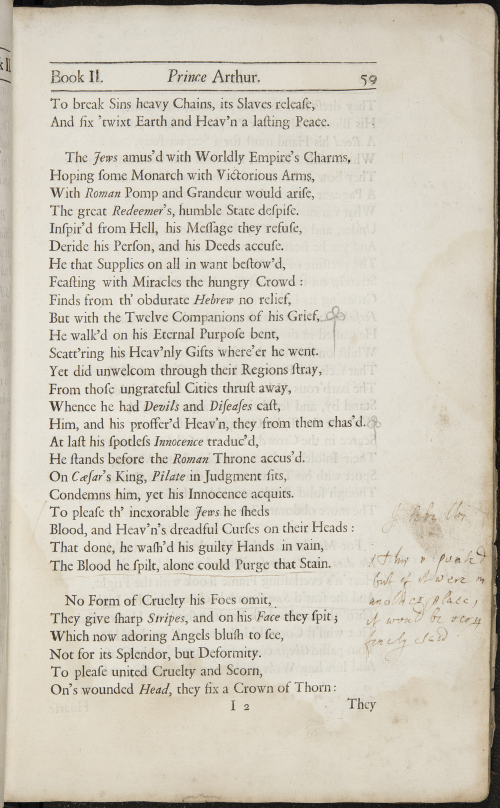
#> input picture detection/sample/1019.png, 1000 x 1616 px (shown at 1/2 size)
$ python -i CannyEngine.py   (imports and definitions only)   (older library calls are emulated)
#> lines starting #> are read from the running program, lines starting #| are printed output that depends on the picture; after the words box and inside, x2 and y2 are one past the last pixel; in counts of white or black regions, pixels touching at a corner belong together
#> further down, picture is the input picture: shape (1616, 1000, 3); mean B, G, R 188.9, 202.3, 208.3
### detection/lib/model/ImageROI.py
"""
Image ROI data object that stores the information of the bounding boxes
"""

class ImageROI:
    # [60 lines left out: functions __init__, toString, roi_to_csv, csv_to_roi, not called in this run]

### detection/lib/CannyEngine.py

from .model.ImageROI import ImageROI
from .utils.RoiUtils import *
import cv2
import numpy
#Based on http://www.danvk.org/2015/01/07/finding-blocks-of-text-in-an-image-using-python-opencv-and-numpy.html

#Class for detecting ROIs using Canny Image Detection

class CannyEngine:
        def __init__(self):
                pass

        def image_to_data(self, img):
                """
                Given an image as a numpy array (PIL or opencv image)
                find ROIs using Canny Image Detection
                Returns a list of ImageROI objects denoting ROIs found.
                """
                #white if px >225 or near px that is >225. Black if below 200
                img = cv2.bilateralFilter(img,9,75,75)
                img=cv2.Canny(img,150,225)
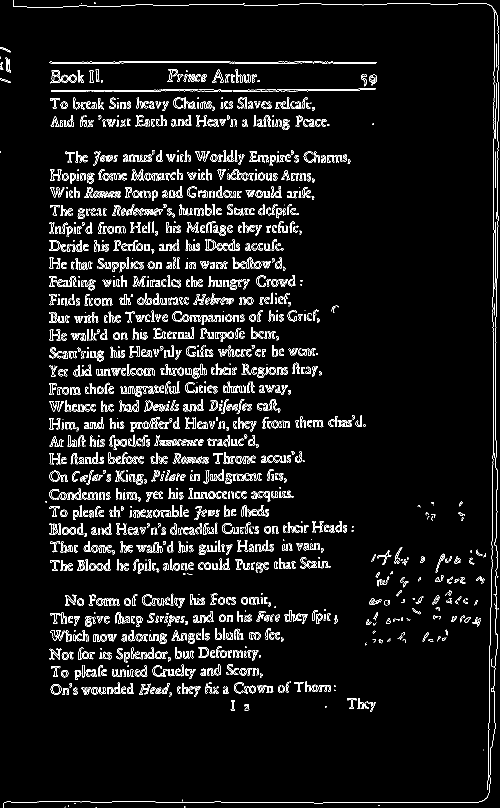
#> img: shape (1616, 1000) (shown at 1/2 size); 5.5% white in thin lines or dots
                img = cv2.medianBlur(img,3)
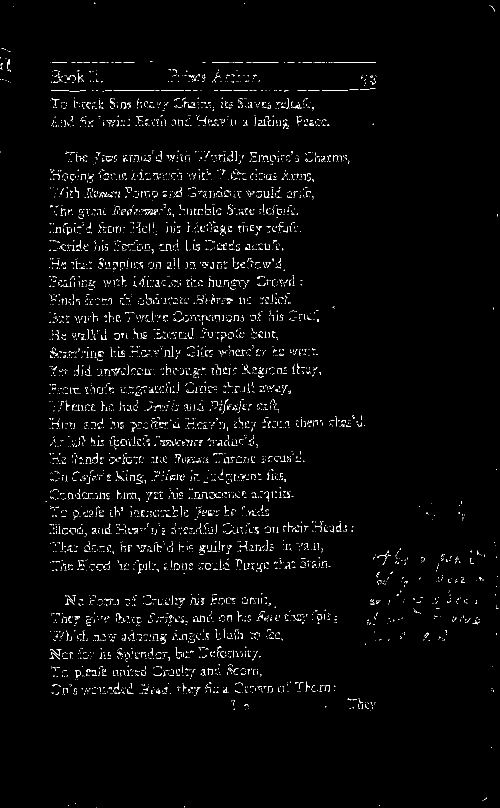
#> img: shape (1616, 1000) (shown at 1/2 size); 1.9% white in thin lines or dots
                for i in range(1,7):
                        ker=cv2.getStructuringElement(cv2.MORPH_RECT,(i,i))
                        img=cv2.dilate(img,ker,i)
                        img = cv2.morphologyEx(img, cv2.MORPH_OPEN, ker)
#> this loop made 6 passes
#> pass 2, in image_to_data, `img=cv2.dilate(img,ker,i)`:
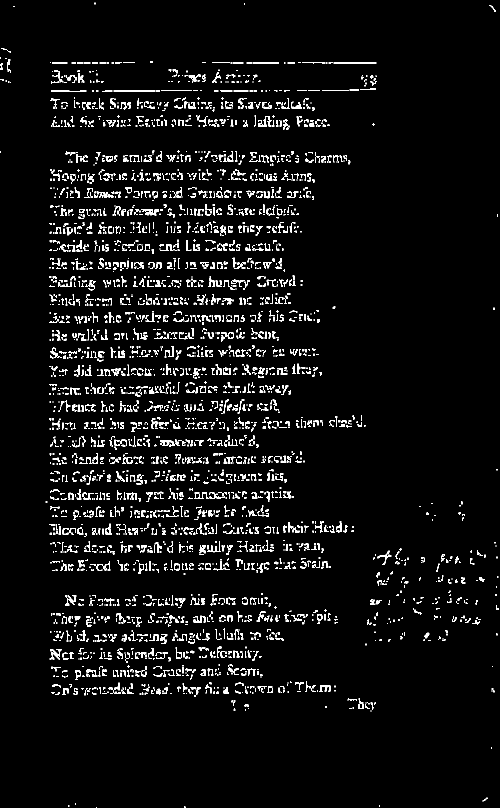
#> img: shape (1616, 1000) (shown at 1/2 size); 4.7% white in thin lines or dots
#> pass 2, in image_to_data, `img = cv2.morphologyEx(img, cv2.MORPH_OPEN, ker)`:
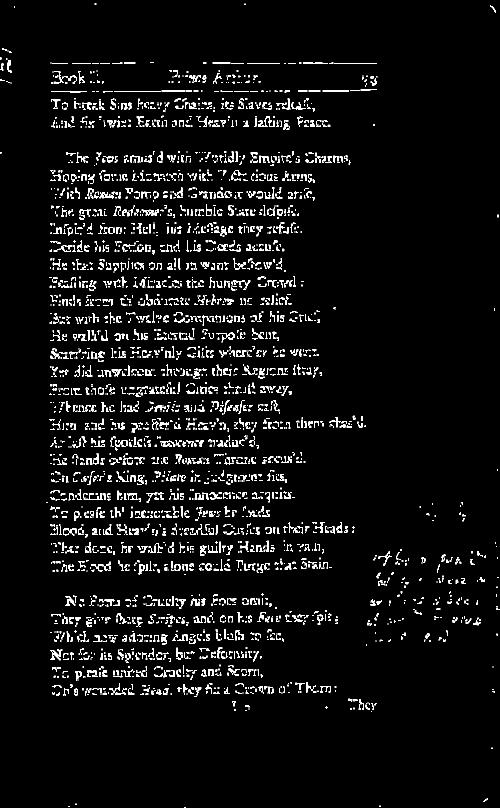
#> img: shape (1616, 1000) (shown at 1/2 size); 4.7% white in thin lines or dots
#> pass 3, in image_to_data, `img=cv2.dilate(img,ker,i)`:
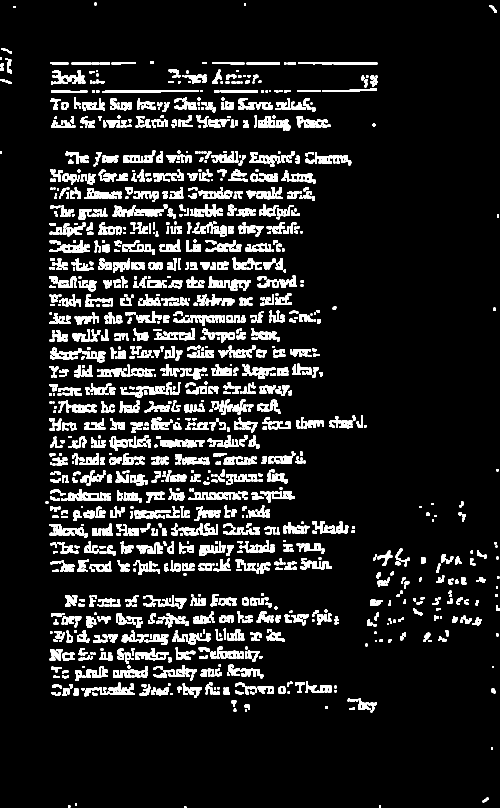
#> img: shape (1616, 1000) (shown at 1/2 size); 10.9% white; 1540 white regions (91 under 20 px), largest, box (x1, y1, x2, y2) and area: (169, 376, 243, 398) 905, (377, 984, 462, 1000) 872, (320, 879, 394, 895) 815
#> after the loop:
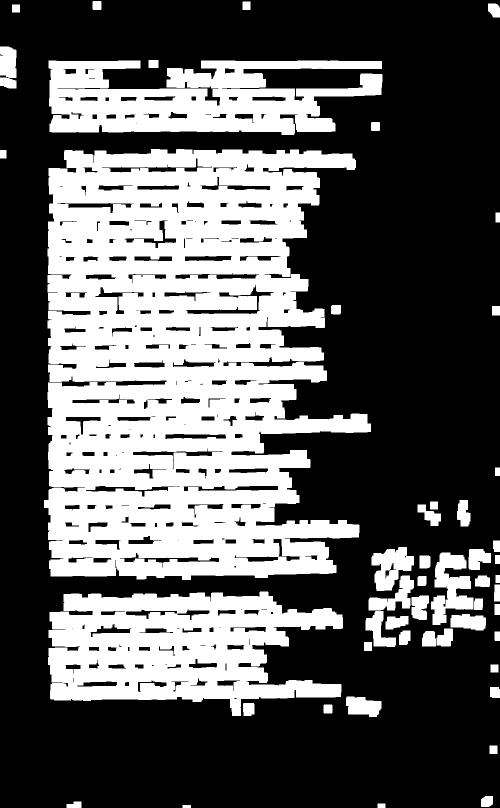
#> img: shape (1616, 1000) (shown at 1/2 size); 36.7% white; 50 white regions

                ret,thresh=cv2.threshold(img,127,255,cv2.THRESH_BINARY)

                im2 ,countours, hr = cv2.findContours(img,cv2.RETR_EXTERNAL, cv2.CHAIN_APPROX_SIMPLE)
#> countours = 50 contours; largest, box (x1, y1, x2, y2) and area: (88, 298, 742, 1160) 428407, (96, 1183, 686, 1432) 99025, (97, 121, 765, 270) 67204, (862, 1105, 947, 1250) 6426, (743, 1094, 828, 1182) 4478; hr = 50 rows, first 6: [1, -1, -1, -1], [2, 0, -1, -1], [3, 1, -1, -1], [4, 2, -1, -1], [5, 3, -1, -1], [6, 4, -1, -1]

                areas=[]
                canvas = numpy.zeros(img.shape)

                for cntr in countours :
                        x,y,w,h=cv2.boundingRect(cntr)
                        areas.append(ImageROI(x,y,w,h))
#> this loop made 50 passes
#> (x, y, w, h) on passes 3, 4, 6, 7, 8, 9, 12, 13, 14, 15, 16, 17: (133, 1603, 30, 13), (962, 1592, 24, 22), (647, 1409, 18, 18), (486, 1406, 23, 26), (692, 1393, 71, 41), (980, 1374, 20, 22), (989, 1263, 11, 19), (844, 1262, 28, 31), (798, 1261, 23, 29), (873, 1257, 33, 36), (771, 1232, 46, 27), (901, 1228, 71, 33)
#> (cntr, x, y, w, h) on passes 1, 2, 5, 10, 11, 19: ([[365, 1610], [365, 1615], [381, 1615], [381, 1610]], 365, 1610, 17, 6), ([[755, 1607], [755, 1615], [770, 1615], [770, 1607]], 755, 1607, 16, 9), ([[979, 1491], [979, 1507], [994, 1507], [994, 1491]], 979, 1491, 16, 17), ([[981, 1329], [981, 1344], [996, 1344], [996, 1329]], 981, 1329, 16, 16), ([[728, 1284], [728, 1301], [743, 1301], [743, 1284]], 728, 1284, 16, 18), ([[989, 1208], [989, 1229], [999, 1229], [999, 1208]], 989, 1208, 11, 22)
#> after the loop, areas = 50 items
                return areas

        def image_to_data_easy(self, img):
                """
                Takes an image and returns basic bounding boxes
                with simple countour based merge.
                """
                preproc=CannyEngine.CannyBoxes(img)
                final=CountourMerge(img.shape,preproc)
                return final

>>> import cv2
>>> picture = cv2.imread('../sample/1019.png')
>>> result = CannyEngine().image_to_data(picture)
#> result = 50 items

$ run again, on detection/sample/1057.png
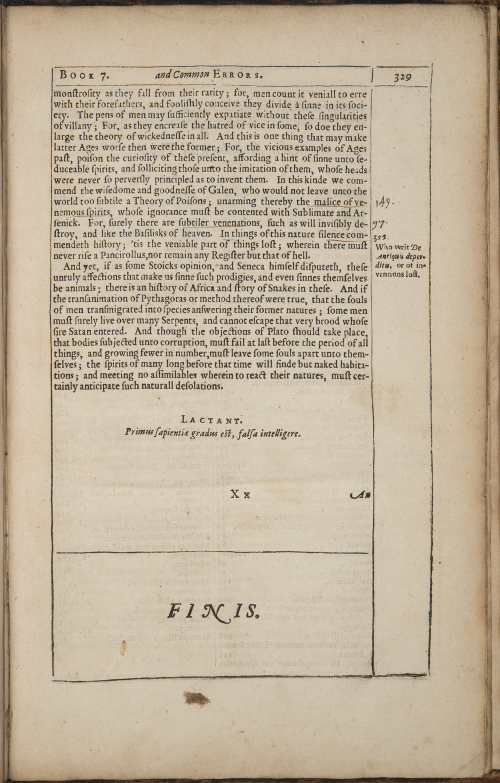
#> input picture detection/sample/1057.png, 1000 x 1566 px (shown at 1/2 size)
#> picture is the input picture: shape (1566, 1000, 3); mean B, G, R 155.6, 177.8, 192.5
#> in image_to_data, `img=cv2.Canny(img,150,225)`:
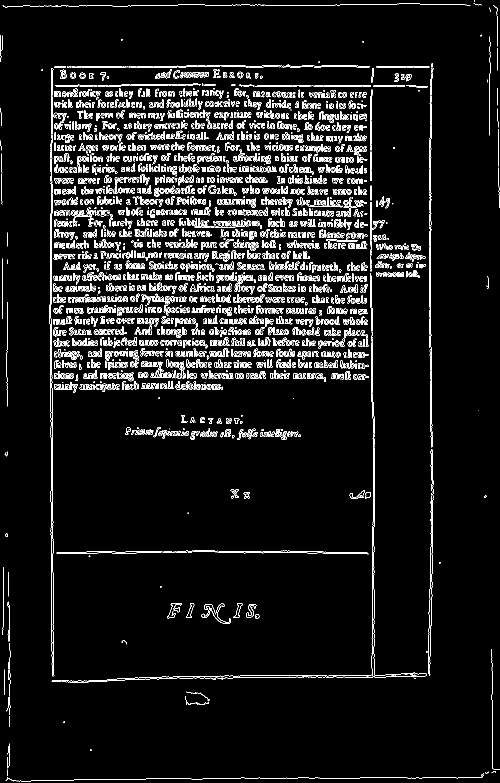
#> img: shape (1566, 1000) (shown at 1/2 size); 6.3% white in thin lines or dots
#> after the loop in image_to_data, `for i in range(1,7):`:
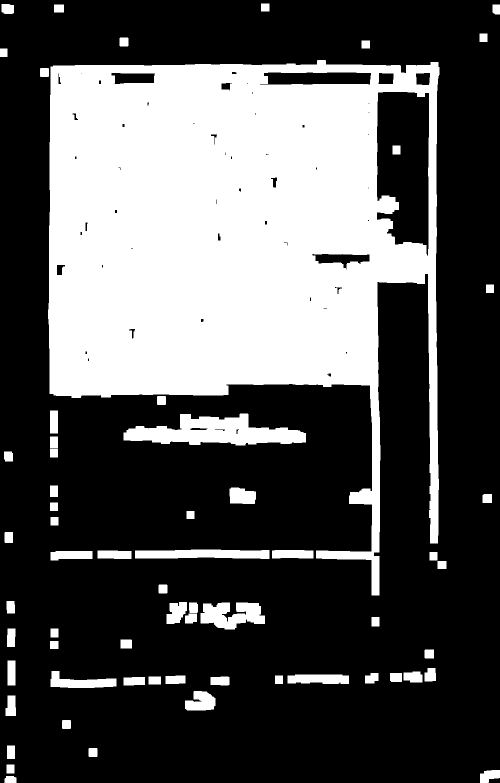
#> img: shape (1566, 1000) (shown at 1/2 size); 32.9% white; 63 white regions
#> countours = 62 contours; largest, box (x1, y1, x2, y2) and area: (96, 120, 879, 1191) 495481, (247, 827, 612, 891) 13340, (401, 1205, 530, 1259) 4535, (270, 1099, 539, 1118) 4100, (101, 1342, 233, 1376) 2279; hr = 62 rows, first 6: [1, -1, -1, -1], [2, 0, -1, -1], [3, 1, -1, -1], [4, 2, -1, -1], [5, 3, -1, -1], [6, 4, -1, -1]
#> the loop in image_to_data, `for cntr in countours :` made 62 passes
#> (x, y, w, h) on passes 1, 2, 4, 6, 7, 8, 9, 10: (9, 1552, 24, 14), (960, 1540, 40, 26), (177, 1496, 18, 18), (124, 1440, 18, 18), (11, 1391, 21, 41), (370, 1382, 61, 39), (247, 1354, 43, 17), (421, 1353, 38, 18)

$ run again, on detection/sample/1091.png
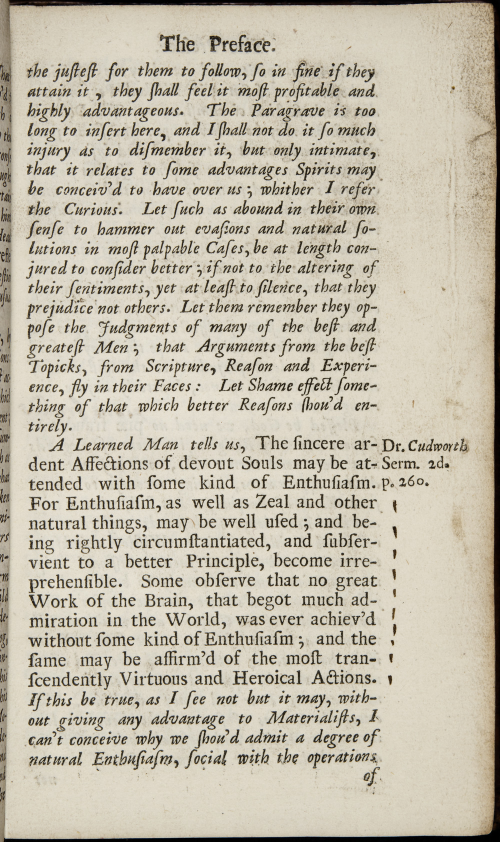
#> input picture detection/sample/1091.png, 1000 x 1684 px (shown at 1/2 size)
#> picture is the input picture: shape (1684, 1000, 3); mean B, G, R 169.4, 186.1, 193.1
#> in image_to_data, `img=cv2.Canny(img,150,225)`:
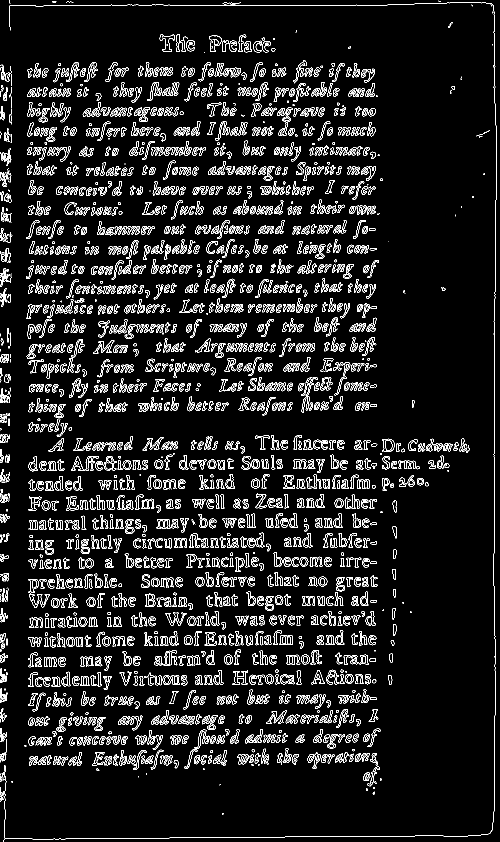
#> img: shape (1684, 1000) (shown at 1/2 size); 7.8% white in thin lines or dots
#> after the loop in image_to_data, `for i in range(1,7):`:
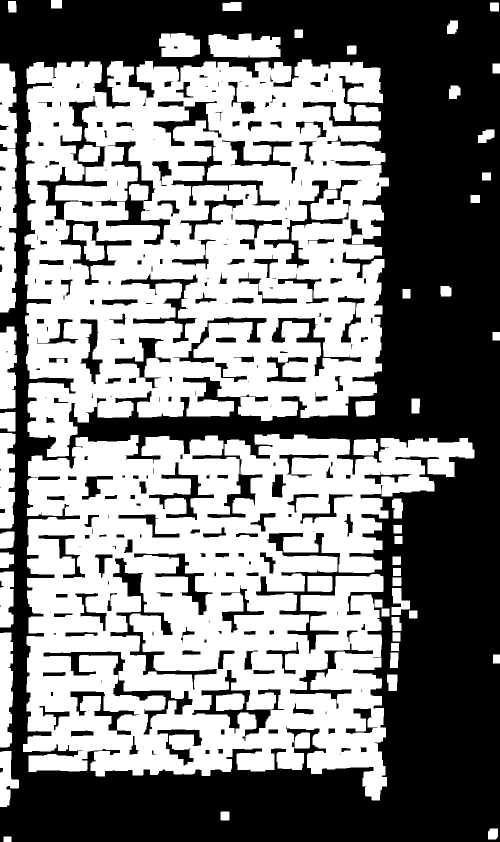
#> img: shape (1684, 1000) (shown at 1/2 size); 51.9% white; 273 black regions (76 under 20 px)
#> countours = 54 contours; largest, box (x1, y1, x2, y2) and area: (49, 119, 778, 914) 475638, (46, 868, 949, 1601) 448934, (0, 297, 34, 625) 9232, (417, 67, 561, 115) 5538, (0, 1265, 26, 1495) 5049; hr = 54 rows, first 6: [1, -1, -1, -1], [2, 0, -1, -1], [3, 1, -1, -1], [4, 2, -1, -1], [5, 3, -1, -1], [6, 4, -1, -1]
#> the loop in image_to_data, `for cntr in countours :` made 54 passes
#> (x, y, w, h) on passes 2, 3, 4, 5, 6, 8, 11, 12: (976, 1657, 20, 22), (441, 1623, 18, 18), (0, 1502, 38, 112), (589, 1465, 31, 32), (774, 1349, 21, 33), (780, 1305, 17, 31), (0, 1265, 26, 230), (783, 1234, 20, 28)
#> after the loop in image_to_data, `for cntr in countours :`: areas = 54 items
